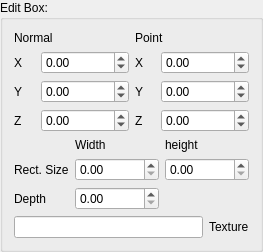
          <widget class="QGroupBox" name="plane_gb_box">
           <property name="sizePolicy">
            <sizepolicy hsizetype="Preferred" vsizetype="Maximum">
             <horstretch>0</horstretch>
             <verstretch>0</verstretch>
            </sizepolicy>
           </property>
           <property name="minimumSize">
            <size>
             <width>0</width>
             <height>0</height>
            </size>
           </property>
           <property name="title">
            <string>Edit Box:</string>
           </property>
           <layout class="QVBoxLayout" name="verticalLayout_17">
            <item>
             <layout class="QGridLayout" name="gridLayout_4">
              <item row="0" column="0" colspan="2">
               <widget class="QLabel" name="label_43">
                <property name="text">
                 <string>Normal</string>
                </property>
               </widget>
              </item>
              <item row="0" column="2" colspan="2">
               <widget class="QLabel" name="label_44">
                <property name="text">
                 <string>Point</string>
                </property>
               </widget>
              </item>
              <item row="1" column="0">
               <widget class="QLabel" name="label_38">
                <property name="text">
                 <string>X</string>
                </property>
               </widget>
              </item>
              <item row="1" column="1">
               <widget class="QDoubleSpinBox" name="normx_2">
                <property name="minimum">
                 <double>-10000000.000000000000000</double>
                </property>
                <property name="maximum">
                 <double>100000.000000000000000</double>
                </property>
               </widget>
              </item>
              <item row="1" column="2">
               <widget class="QLabel" name="label_45">
                <property name="text">
                 <string>X</string>
                </property>
               </widget>
              </item>
              <item row="1" column="3">
               <widget class="QDoubleSpinBox" name="ptx_2">
                <property name="minimum">
                 <double>-10000000.000000000000000</double>
                </property>
                <property name="maximum">
                 <double>100000.000000000000000</double>
                </property>
               </widget>
              </item>
              <item row="2" column="0">
               <widget class="QLabel" name="label_46">
                <property name="text">
                 <string>Y</string>
                </property>
               </widget>
              </item>
              <item row="2" column="1">
               <widget class="QDoubleSpinBox" name="normy_2">
                <property name="minimum">
                 <double>-1000000.000000000000000</double>
                </property>
                <property name="maximum">
                 <double>100000.000000000000000</double>
                </property>
               </widget>
              </item>
              <item row="2" column="2">
               <widget class="QLabel" name="label_47">
                <property name="text">
                 <string>Y</string>
                </property>
               </widget>
              </item>
              <item row="2" column="3">
               <widget class="QDoubleSpinBox" name="pty_2">
                <property name="minimum">
                 <double>-10000000.000000000000000</double>
                </property>
                <property name="maximum">
                 <double>100000.000000000000000</double>
                </property>
               </widget>
              </item>
              <item row="3" column="0">
               <widget class="QLabel" name="label_48">
                <property name="text">
                 <string>Z</string>
                </property>
               </widget>
              </item>
              <item row="3" column="1">
               <widget class="QDoubleSpinBox" name="normz_2">
                <property name="minimum">
                 <double>-10000000.000000000000000</double>
                </property>
                <property name="maximum">
                 <double>100000.000000000000000</double>
                </property>
               </widget>
              </item>
              <item row="3" column="2">
               <widget class="QLabel" name="label_49">
                <property name="text">
                 <string>Z</string>
                </property>
               </widget>
              </item>
              <item row="3" column="3">
               <widget class="QDoubleSpinBox" name="ptz_2">
                <property name="minimum">
                 <double>-10000000.000000000000000</double>
                </property>
                <property name="maximum">
                 <double>100000.000000000000000</double>
                </property>
               </widget>
              </item>
             </layout>
            </item>
            <item>
             <layout class="QGridLayout" name="gridLayout_9">
              <item row="0" column="1">
               <widget class="QLabel" name="label_67">
                <property name="text">
                 <string>Width</string>
                </property>
               </widget>
              </item>
              <item row="0" column="2">
               <widget class="QLabel" name="label_68">
                <property name="text">
                 <string>height</string>
                </property>
               </widget>
              </item>
              <item row="1" column="0">
               <widget class="QLabel" name="label_70">
                <property name="text">
                 <string>Rect. Size</string>
                </property>
               </widget>
              </item>
              <item row="1" column="1">
               <widget class="QDoubleSpinBox" name="rect_w_2">
                <property name="maximum">
                 <double>100000.000000000000000</double>
                </property>
               </widget>
              </item>
              <item row="1" column="2">
               <widget class="QDoubleSpinBox" name="rect_h_2">
                <property name="maximum">
                 <double>100000.000000000000000</double>
                </property>
               </widget>
              </item>
              <item row="2" column="0">
               <widget class="QLabel" name="label_69">
                <property name="text">
                 <string>Depth</string>
                </property>
               </widget>
              </item>
              <item row="2" column="1">
               <widget class="QDoubleSpinBox" name="rect_dep_2">
                <property name="maximum">
                 <double>100000.000000000000000</double>
                </property>
               </widget>
              </item>
             </layout>
            </item>
            <item>
             <layout class="QGridLayout" name="gridLayout_10">
              <item row="0" column="0">
               <widget class="QLineEdit" name="texture_2"/>
              </item>
              <item row="0" column="1">
               <widget class="QLabel" name="label_71">
                <property name="text">
                 <string>Texture</string>
                </property>
               </widget>
              </item>
             </layout>
            </item>
           </layout>
          </widget>
